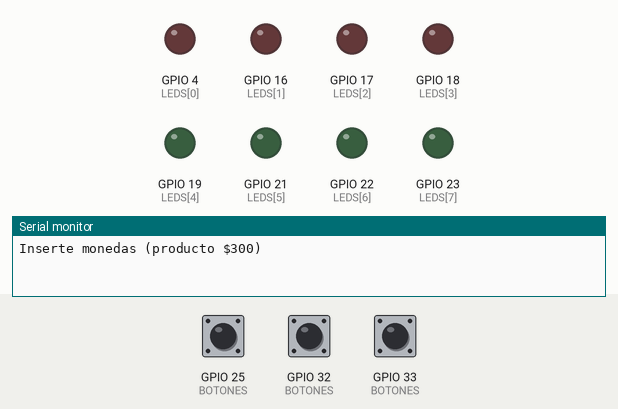
Simulated run of this sketch. Board: ESP32. Parts: output pins drawn as LEDs (lit = HIGH), the last lines printed to the serial monitor. Dashed ring = blinking. The test bench sets the inputs (shaded band); at power-on: GPIO 32 (BOTONES) HIGH, GPIO 25 (BOTONES) HIGH, GPIO 33 (BOTONES) HIGH.

Above: at 1.2 s.
1.3 s: GPIO 32 (BOTONES) pulled LOW for 0.15 s
At 1.6 s:
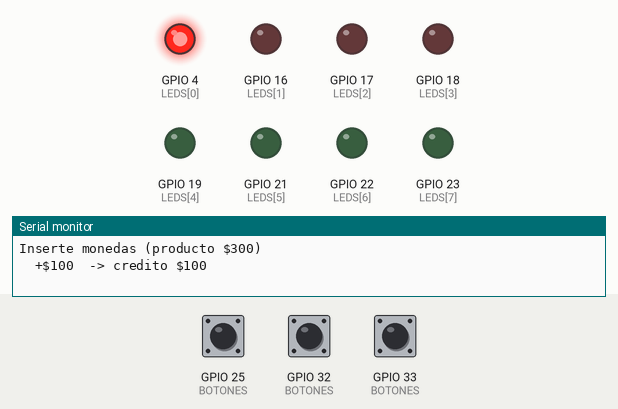
2.9 s: GPIO 25 (BOTONES) pulled LOW for 0.15 s
At 3.4 s:
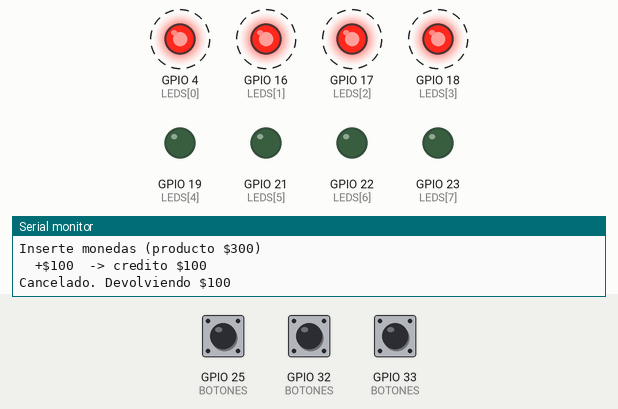
5.9 s: GPIO 33 (BOTONES) pulled LOW for 0.15 s
At 6.3 s:
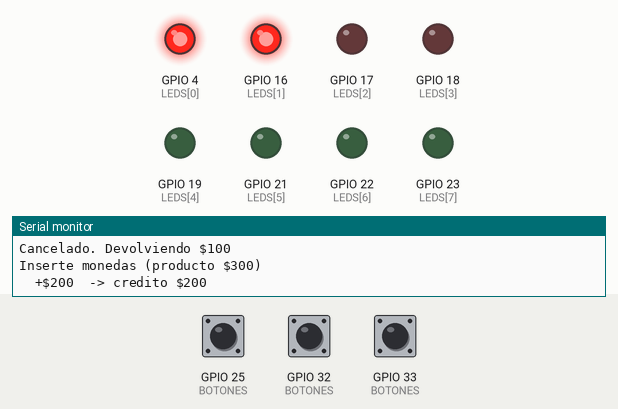
7.5 s: GPIO 32 (BOTONES) pulled LOW for 1 s
At 8.7 s:
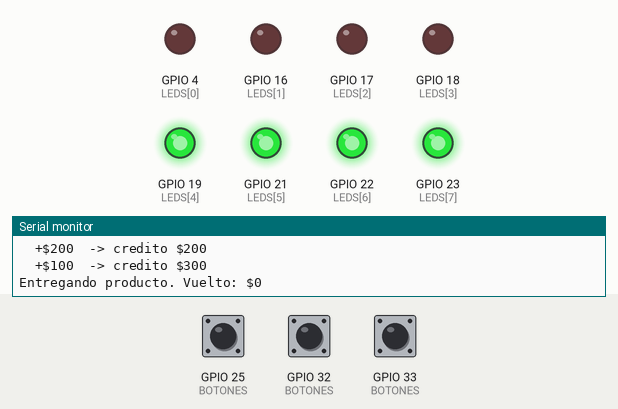
11.5 s: GPIO 32 (BOTONES) pulled LOW for 3.2 s
At 12.9 s:
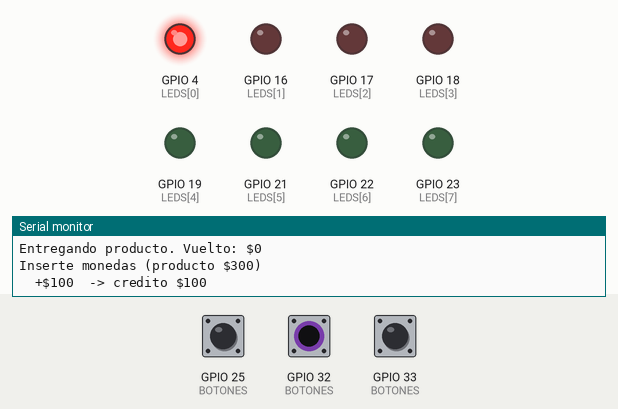
16.2 s: GPIO 25 (BOTONES) pulled LOW for 1 s
At 16.3 s:
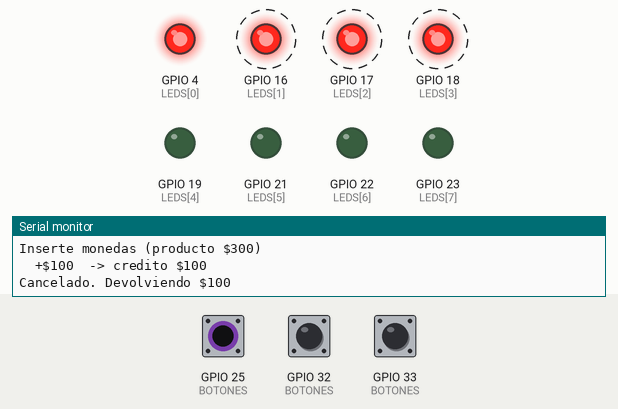
Timing chart, 0 to 19.5 s (numbered marks = the images above; inputs shaded):
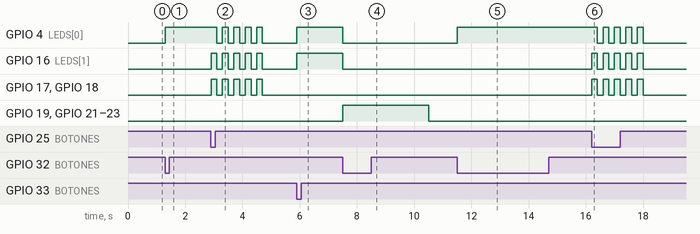

The sketch:

sketch.ino
```cpp
// Clase 8 - Ejercicio 3 (solución): máquina expendedora simple
// El producto cuesta $300.
//   A = moneda de $100     B = moneda de $200     C = cancelar (devuelve el crédito)
//
// Estados:
//   ESPERANDO   -> sin crédito, todo apagado
//   ACUMULANDO  -> hay crédito, se ve en L0..L3 (un LED rojo por cada $100)
//   ENTREGANDO  -> 3 s con L4..L7 verdes, informa el vuelto
//   DEVOLVIENDO -> 2 s con los rojos titilando, devuelve todo
//
// El crédito es una variable "extra" de la máquina: el estado dice QUÉ está
// haciendo la máquina, y el crédito dice CUÁNTO lleva.

#include <Arduino.h>

const int LEDS[8] = {4, 16, 17, 18, 19, 21, 22, 23};  // L0 ... L7
const int BOTON_A = 32;
const int BOTON_B = 33;
const int BOTON_C = 25;

const int PRECIO = 300;
const unsigned long TIEMPO_ENTREGA = 3000;
const unsigned long TIEMPO_DEVOLUCION = 2000;

enum Estado { ESPERANDO, ACUMULANDO, ENTREGANDO, DEVOLVIENDO };
Estado estado = ESPERANDO;
unsigned long inicioEstado = 0;
int credito = 0;

// ---------- Detección de flancos con antirrebote (para los 3 botones) ----------
const int CANT_BOTONES = 3;
const int BOTONES[CANT_BOTONES] = {BOTON_A, BOTON_B, BOTON_C};  // 0 = A, 1 = B, 2 = C
const unsigned long ANTIRREBOTE_MS = 50;

bool apretadoAntes[CANT_BOTONES] = {false, false, false};  // memoria de cada botón
unsigned long ultimoCambio[CANT_BOTONES] = {0, 0, 0};      // cuándo cambió por última vez

// Devuelve true UNA sola vez por cada pulsación del botón (0 = A, 1 = B, 2 = C).
bool seApreto(int boton) {
  bool apretadoAhora = (digitalRead(BOTONES[boton]) == LOW);
  bool hayFlanco = false;

  if (apretadoAhora != apretadoAntes[boton]) {                 // ¿cambió?
    if (millis() - ultimoCambio[boton] >= ANTIRREBOTE_MS) {    // ¿y no es un rebote?
      ultimoCambio[boton] = millis();
      apretadoAntes[boton] = apretadoAhora;
      if (apretadoAhora) {
        hayFlanco = true;                                      // cambió de suelto a apretado
      }
    }
  }
  return hayFlanco;
}
// --------------------------------------------------------------------------------

// Clase 8: nombres para los índices de BOTONES, en vez de 0, 1 y 2
enum Boton { BOT_A, BOT_B, BOT_C };

// Muestra un byte en los 8 LEDs (Clase 5)
void mostrarByte(uint8_t valor) {
  for (int i = 0; i < 8; i++) {
    digitalWrite(LEDS[i], (valor >> i) & 1);
  }
}

void cambiarEstado(Estado nuevo) {
  estado = nuevo;
  inicioEstado = millis();
  switch (estado) {
    case ESPERANDO:
      credito = 0;
      Serial.printf("Inserte monedas (producto $%d)\n", PRECIO);
      break;
    case ACUMULANDO:
      break;                        // el crédito se imprime en cada moneda
    case ENTREGANDO:
      Serial.printf("Entregando producto. Vuelto: $%d\n", credito - PRECIO);
      break;
    case DEVOLVIENDO:
      Serial.printf("Cancelado. Devolviendo $%d\n", credito);
      break;
  }
}

// Suma una moneda y la informa
void agregarMoneda(int valor) {
  credito = credito + valor;
  Serial.printf("  +$%d  -> credito $%d\n", valor, credito);
}

void setup() {
  Serial.begin(115200);
  for (int i = 0; i < 8; i++) {
    pinMode(LEDS[i], OUTPUT);
  }
  for (int i = 0; i < CANT_BOTONES; i++) {
    pinMode(BOTONES[i], INPUT_PULLUP);
  }
  cambiarEstado(ESPERANDO);
}

void loop() {
  bool flancoA = seApreto(BOT_A);
  bool flancoB = seApreto(BOT_B);
  bool flancoC = seApreto(BOT_C);
  unsigned long enEstado = millis() - inicioEstado;

  switch (estado) {
    case ESPERANDO:
      mostrarByte(0x00);
      if (flancoA) {
        agregarMoneda(100);
        cambiarEstado(ACUMULANDO);
      } else if (flancoB) {
        agregarMoneda(200);
        cambiarEstado(ACUMULANDO);
      }
      break;

    case ACUMULANDO:
      // Barra roja: credito/100 LEDs encendidos (1 -> 0x01, 2 -> 0x03 ...)
      mostrarByte((1 << (credito / 100)) - 1);
      if (flancoA) {
        agregarMoneda(100);
      } else if (flancoB) {
        agregarMoneda(200);
      }
      if (credito >= PRECIO) {
        cambiarEstado(ENTREGANDO);
      } else if (flancoC) {
        cambiarEstado(DEVOLVIENDO);
      }
      break;

    case ENTREGANDO:
      mostrarByte(0xF0);
      if (enEstado >= TIEMPO_ENTREGA) {
        cambiarEstado(ESPERANDO);
      }
      break;

    case DEVOLVIENDO:
      if ((enEstado / 200) % 2 == 0) {
        mostrarByte(0x0F);
      } else {
        mostrarByte(0x00);
      }
      if (enEstado >= TIEMPO_DEVOLUCION) {
        cambiarEstado(ESPERANDO);
      }
      break;
  }
}
```

Measured:
- after the input at 1.3 s, GPIO 4 (LEDS[0]): LOW → HIGH at once
- after the input at 2.9 s, GPIO 4 (LEDS[0]): alternates HIGH for 0.20 s and LOW for 0.20 s, 9 changes in all, then stays LOW, starting after 0.20 s; GPIO 16 (LEDS[1]), GPIO 17 (LEDS[2]), GPIO 18 (LEDS[3]): alternates HIGH for 0.20 s and LOW for 0.20 s, 10 changes in all, then stays LOW, starting at once
- after the input at 5.9 s, GPIO 4 (LEDS[0]), GPIO 16 (LEDS[1]): LOW → HIGH at once
- after the input at 7.5 s, GPIO 4 (LEDS[0]), GPIO 16 (LEDS[1]): HIGH → LOW at once; GPIO 19 (LEDS[4]), GPIO 21 (LEDS[5]), GPIO 22 (LEDS[6]), GPIO 23 (LEDS[7]): LOW → HIGH at once, → LOW 3.0 s later
- after the input at 11.5 s, GPIO 4 (LEDS[0]): LOW → HIGH at once
- after the input at 16.2 s, GPIO 4 (LEDS[0]): alternates HIGH for 0.20 s and LOW for 0.20 s, 9 changes in all, then stays LOW, starting after 0.20 s; GPIO 16 (LEDS[1]), GPIO 17 (LEDS[2]), GPIO 18 (LEDS[3]): alternates HIGH for 0.20 s and LOW for 0.20 s, 10 changes in all, then stays LOW, starting at once
